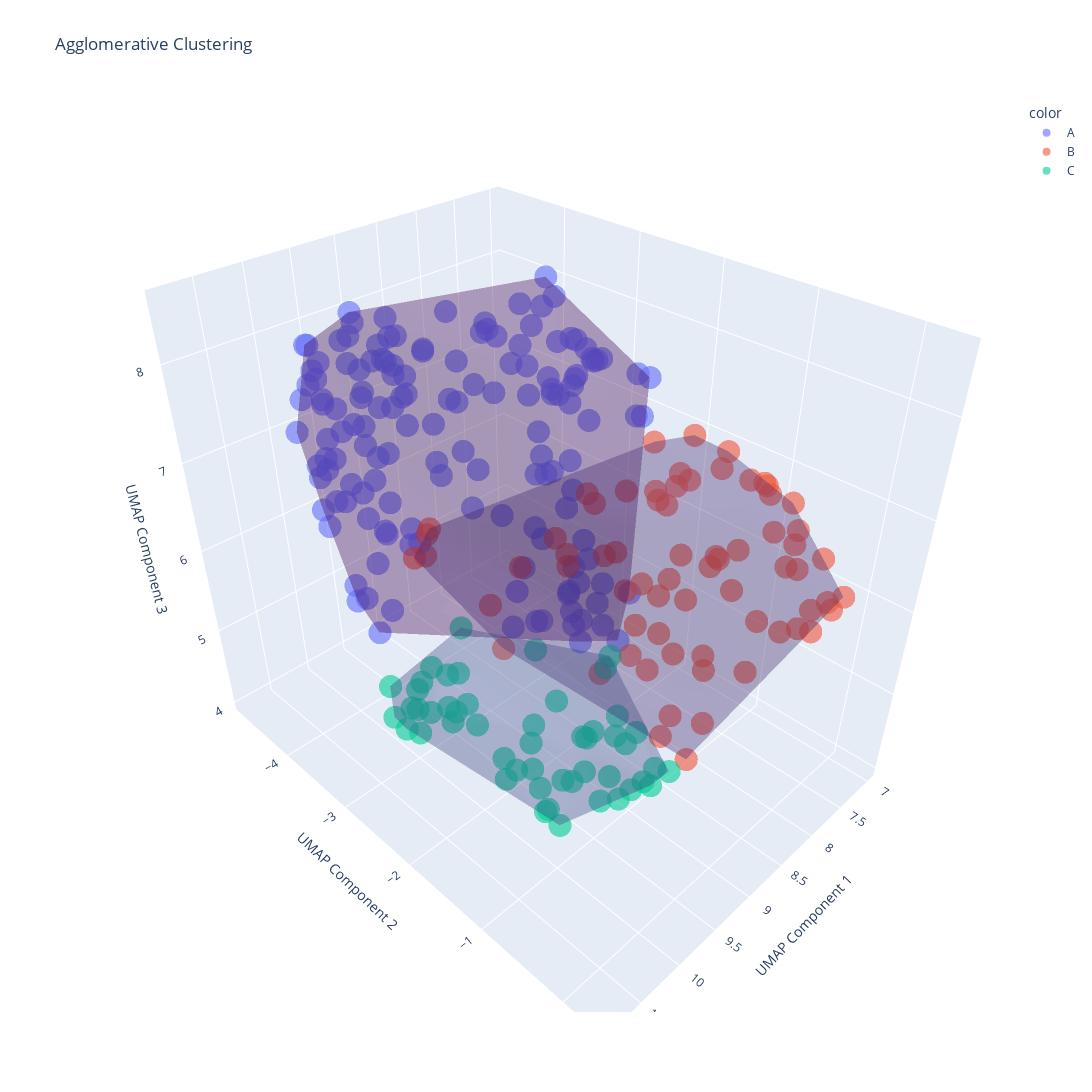

Notebook source saved alongside this figure:
### Code cell
import matplotlib.pyplot as plt
from sklearn.cluster import AgglomerativeClustering
from sklearn.metrics import silhouette_score
from scipy.cluster.hierarchy import linkage
import pandas as pd
import plotly.express as px
import plotly.graph_objects as go
from scipy.spatial import ConvexHull

# Optimal parameters
optimal_clusters = 3
optimal_linkage = 'complete'
optimal_distance = 'cosine'

# Perform Agglomerative Clustering 
clustering = AgglomerativeClustering(n_clusters=optimal_clusters, linkage=optimal_linkage, metric=optimal_distance)
cluster_labels_Agglomerative = clustering.fit_predict(X_umap)

# Map cluster labels from 0, 1, 2 to A, B, C
label_mapping = {0: 'A', 1: 'B', 2: 'C'}
cluster_labels_Agglomerative = pd.Series(cluster_labels_Agglomerative).map(label_mapping)

# silhouette score
silhouette_avg = silhouette_score(X_umap, cluster_labels_Agglomerative, metric=optimal_distance)

print(f"Optimal Number of Clusters: {optimal_clusters}")
print(f"Optimal Linkage Method: {optimal_linkage}")
print(f"Optimal Distance Metric: {optimal_distance}")
print(f"Silhouette Score: {silhouette_avg}")

# 3D Plot using Plotly
fig = px.scatter_3d(
    x=X_umap[:, 0], 
    y=X_umap[:, 1], 
    z=X_umap[:, 2], 
    color=cluster_labels_Agglomerative, 
    title='Agglomerative Clustering',
    labels={'x': 'UMAP Component 1', 'y': 'UMAP Component 2', 'z': 'UMAP Component 3'},
    color_continuous_scale=px.colors.sequential.Viridis,
    opacity=0.6,  # Reduce the opacity of the instances
    size_max=3  # Reduce the size of the instances
)

# Add convex hulls
colors = px.colors.sequential.Viridis
for i, label in enumerate(label_mapping.values()):
    points = X_umap[cluster_labels_Agglomerative == label]
    hull = ConvexHull(points)
    hull_points = points[hull.vertices]
    fig.add_trace(go.Mesh3d(
        x=hull_points[:, 0],
        y=hull_points[:, 1],
        z=hull_points[:, 2],
        opacity=0.2,
        color=colors[i % len(colors)],  # Use the same color as the cluster
        alphahull=0
    ))

# Increase the size of the overall plot
fig.update_layout(
    width=1200,
    height=1200
)

fig.show()

import scipy.cluster.hierarchy as sch

# Perform hierarchical/agglomerative clustering thru linkage
Z = linkage(X_umap, method=optimal_linkage, metric=optimal_distance)

# Plot a truncated dendrogram, only showing the last p merged clusters
plt.figure(figsize=(14, 8))
dendrogram = sch.dendrogram(Z, truncate_mode='lastp', p=50)  # Adjust p as needed
plt.axhline(y=Z[-optimal_clusters, 2], color='r', linestyle='--')  # Draw a red line at the determined number of clusters
plt.title('Truncated Dendrogram')
plt.xlabel('Cluster Size')
plt.ylabel('Distance')
plt.show()

### Figure 1 — Plotly figure (JSON) as saved in the notebook; plotly's stock layout.template omitted (floating-point values rounded to 4 significant figures; data arrays with more than 128 entries replaced by an {"elided": "..."} marker saying what was removed)
{"data": [{"hovertemplate": "color=A<br>UMAP Component 1=%{x}<br>UMAP Component 2=%{y}<br>UMAP Component 3=%{z}<extra></extra>", "legendgroup": "A", "marker": {"color": "#636efa", "opacity": 0.6, "symbol": "circle"}, "mode": "markers", "name": "A", "scene": "scene", "showlegend": true, "type": "scatter3d", "x": {"elided": "145 float values"}, "y": {"elided": "145 float values"}, "z": {"elided": "145 float values"}}, {"hovertemplate": "color=B<br>UMAP Component 1=%{x}<br>UMAP Component 2=%{y}<br>UMAP Component 3=%{z}<extra></extra>", "legendgroup": "B", "marker": {"color": "#EF553B", "opacity": 0.6, "symbol": "circle"}, "mode": "markers", "name": "B", "scene": "scene", "showlegend": true, "type": "scatter3d", "x": [8.401, 7.944, 8.019, 8.459, 8.773, 8.238, 7.935, 8.152, 9.094, 9.243, 8.099, 8.579, 9.516, 8.721, 7.867, 8.757, 10.31, 9.059, 8.877, 8.335, 8.653, 8.3, 7.842, 8.055, 8.269, 8.364, 8.421, 9.118, 8.081, 8.263, 8.298, 7.995, 8.616, 8.804, 8.856, 7.898, 8.314, 8.618, 7.962, 7.796, 8.639, 8.195, 8.569, 8.071, 7.945, 8.215, 7.988, 7.986, 8.981, 8.49, 8.273, 8.701, 8.243, 9.855, 10.15, 8.417, 8.728, 8.399, 10.13, 8.675, 9.015, 7.895, 8.287, 10.02, 8.773, 8.802, 7.812, 8.827], "y": [0.002452, 0.03953, 0.2314, -1.363, -1.783, 0.1953, -1.612, -0.1777, -0.6199, -2.241, -0.1469, -0.9477, -2.362, -0.469, -1.063, -2.275, -2.393, -1.391, -1.776, -0.2696, -0.5415, -2.059, -1.995, -1.643, -0.6013, -1.391, -0.4874, -1.78, -1.291, 0.08223, 0.1913, -1.462, -1.288, -0.3875, -1.312, -0.5744, -0.8057, -1.026, -0.7454, -1.757, -0.8135, -0.9025, -0.1706, -0.1157, -0.3198, -0.4216, -0.2215, 0.3015, -0.6155, -1.664, -0.2658, -0.5304, -0.4307, -1.825, -2.376, -1.174, -1.025, -1.074, -2.478, -2.183, -0.3725, 0.1196, -1.928, -2.581, -0.4575, -1.257, -1.476, -1.157], "z": [6.387, 6.924, 6.536, 7.194, 7.022, 6.407, 5.168, 6.837, 5.231, 6.338, 7.193, 6.788, 5.985, 7.058, 7.467, 6.407, 6.902, 5.473, 7.171, 6.309, 5.783, 6.087, 5.004, 6.797, 6.43, 5.087, 6.988, 6.65, 7.174, 6.39, 6.666, 7.132, 7.769, 5.351, 6.36, 7.263, 7.593, 7.459, 7.358, 5.492, 6.411, 6.494, 5.942, 6.803, 7.311, 7.552, 6.962, 6.691, 5.409, 7.078, 7.202, 5.986, 7.585, 5.987, 7.124, 6.33, 7.327, 5.502, 6.791, 6.09, 5.063, 6.487, 6.186, 6.906, 7.116, 5.615, 7.442, 6.502]}, {"hovertemplate": "color=C<br>UMAP Component 1=%{x}<br>UMAP Component 2=%{y}<br>UMAP Component 3=%{z}<extra></extra>", "legendgroup": "C", "marker": {"color": "#00cc96", "opacity": 0.6, "symbol": "circle"}, "mode": "markers", "name": "C", "scene": "scene", "showlegend": true, "type": "scatter3d", "x": [9.563, 8.95, 9.717, 10.67, 10.32, 10.74, 9.225, 9.864, 9.782, 10.42, 8.802, 9.966, 10.06, 9.47, 9.47, 9.727, 9.119, 8.2, 9.329, 10.59, 9.746, 9.261, 9.244, 10.21, 9.426, 8.938, 9.642, 10.64, 9.688, 10.57, 8.352, 10.32, 9.735, 9.052, 9.406, 9.684, 9.817, 9.946, 9.654, 8.896, 9.034, 9.477, 9.997, 9.271, 9.608, 10.63, 9.764, 10.83, 9.034, 9.041], "y": [-3.004, -1.685, -1.634, -2.131, -1.797, -2.298, -0.9544, -3.045, -1.548, -1.884, -1.252, -1.341, -1.616, -1.166, -1.455, -1.239, -0.636, -2.069, -1.092, -2.161, -1.485, -0.7813, -0.5715, -2.035, -1.375, -0.6023, -1.479, -2.081, -2.743, -2.572, -1.884, -1.684, -2.803, -1.174, -1.236, -3.102, -1.732, -3.012, -2.086, -1.052, -0.8222, -1.082, -2.219, -2.022, -1.415, -1.914, -1.395, -2.003, -1.242, -1.173], "z": [4.764, 4.384, 4.872, 5.618, 5.652, 5.443, 4.263, 4.828, 4.64, 5.454, 4.488, 5.473, 4.659, 5.092, 4.326, 4.068, 4.836, 4.592, 4.208, 5.526, 4.404, 4.551, 4.749, 5.79, 4.338, 4.683, 4.034, 5.332, 4.508, 5.519, 4.959, 5.479, 4.564, 4.823, 4.557, 4.877, 4.516, 4.804, 4.299, 4.845, 4.455, 5.236, 6.074, 5.504, 5.472, 5.684, 4.166, 5.564, 4.211, 5.071]}, {"alphahull": 0, "color": "#440154", "opacity": 0.2, "type": "mesh3d", "x": [10.21, 7.04, 7.805, 9.185, 10.09, 10.23, 10.47, 8.129, 10.14, 8.511, 10.04, 9.895, 7.93, 7.074, 8.25, 9.79, 7.2, 8.887, 9.043, 9.061, 9.938, 9.632, 7.6, 9.853, 8.225, 7.35, 7.199, 9.62, 10.03, 7.001, 7.768, 8.134, 8.724, 10.38, 7.483, 8.896, 7.838, 9.007, 8.475, 7.89, 8.089, 8.936, 9.185, 10.32], "y": [-3.482, -3.648, -2.129, -2.174, -2.726, -3.139, -3.438, -1.895, -3.921, -3.141, -2.667, -4.502, -2.791, -3.272, -2.391, -4.548, -3.516, -4.605, -4.767, -2.869, -4.232, -4.777, -2.749, -4.345, -2.828, -2.55, -3.764, -3.969, -3.593, -3.475, -3.03, -3.081, -4.623, -3.572, -2.289, -4.439, -2.224, -4.82, -4.429, -4.104, -3.07, -2.195, -4.571, -3.949], "z": [5.8, 7.014, 5.335, 8.081, 6.765, 5.623, 7.42, 7.598, 8.269, 4.709, 6.791, 7.453, 4.602, 7.346, 4.787, 6.156, 7.513, 6.421, 6.74, 8.377, 6.172, 6.371, 4.75, 8.038, 8.469, 7.516, 6.802, 8.394, 5.675, 7.255, 4.817, 4.615, 7.269, 8.099, 7.611, 7.987, 4.66, 7.038, 7.507, 7.66, 8.545, 8.145, 7.983, 7.486]}, {"alphahull": 0, "color": "#482878", "opacity": 0.2, "type": "mesh3d", "x": [7.944, 8.019, 8.238, 7.935, 9.516, 7.867, 8.757, 10.31, 8.3, 7.842, 8.298, 8.616, 7.898, 7.796, 7.945, 7.986, 8.243, 9.855, 10.15, 10.13, 9.015, 7.895, 10.02, 8.773, 7.812], "y": [0.03953, 0.2314, 0.1953, -1.612, -2.362, -1.063, -2.275, -2.393, -2.059, -1.995, 0.1913, -1.288, -0.5744, -1.757, -0.3198, 0.3015, -0.4307, -1.825, -2.376, -2.478, -0.3725, 0.1196, -2.581, -0.4575, -1.476], "z": [6.924, 6.536, 6.407, 5.168, 5.985, 7.467, 6.407, 6.902, 6.087, 5.004, 6.666, 7.769, 7.263, 5.492, 7.311, 6.691, 7.585, 5.987, 7.124, 6.791, 5.063, 6.487, 6.906, 7.116, 7.442]}, {"alphahull": 0, "color": "#3e4989", "opacity": 0.2, "type": "mesh3d", "x": [9.563, 10.74, 9.225, 9.864, 9.966, 9.727, 9.119, 8.2, 9.244, 8.938, 9.642, 9.688, 10.57, 8.352, 9.735, 9.684, 9.946, 9.034, 9.477, 9.997, 9.608, 10.63, 10.83, 9.034, 9.041], "y": [-3.004, -2.298, -0.9544, -3.045, -1.341, -1.239, -0.636, -2.069, -0.5715, -0.6023, -1.479, -2.743, -2.572, -1.884, -2.803, -3.102, -3.012, -0.8222, -1.082, -2.219, -1.415, -1.914, -2.003, -1.242, -1.173], "z": [4.764, 5.443, 4.263, 4.828, 5.473, 4.068, 4.836, 4.592, 4.749, 4.683, 4.034, 4.508, 5.519, 4.959, 4.564, 4.877, 4.804, 4.455, 5.236, 6.074, 5.472, 5.684, 5.564, 4.211, 5.071]}], "layout": {"height": 1200, "legend": {"title": {"text": "color"}, "tracegroupgap": 0}, "scene": {"domain": {"x": [0, 1], "y": [0, 1]}, "xaxis": {"title": {"text": "UMAP Component 1"}}, "yaxis": {"title": {"text": "UMAP Component 2"}}, "zaxis": {"title": {"text": "UMAP Component 3"}}}, "title": {"text": "Agglomerative Clustering"}, "width": 1200}}
